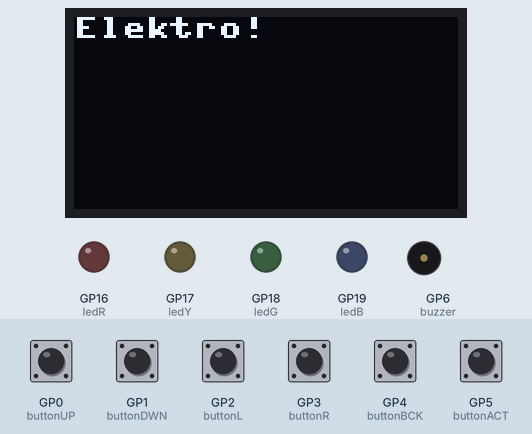
This program was run on a simulated Raspberry Pi Pico running MicroPython. Parts: 128×64 one-colour display, output pins drawn as LEDs (lit = HIGH), buzzer (waves = sounding, pin HIGH). The test bench sets the inputs (shaded band); at power-on: GP0 (buttonUP), GP1 (buttonDWN), GP2 (buttonL), GP3 (buttonR), GP4 (buttonBCK), GP5 (buttonACT) LOW. Pins used as bus, display or sensor lines are not drawn.

Above: at 1.2 s.
1.3 s: GP4 (buttonBCK) pulled HIGH for 1 s
3.8 s: GP0 (buttonUP) pulled HIGH for 0.15 s
At 3.9 s:
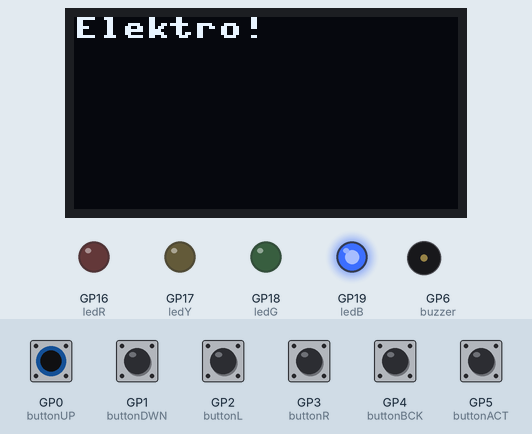
5.5 s: GP1 (buttonDWN) pulled HIGH for 0.15 s
At 5.6 s:
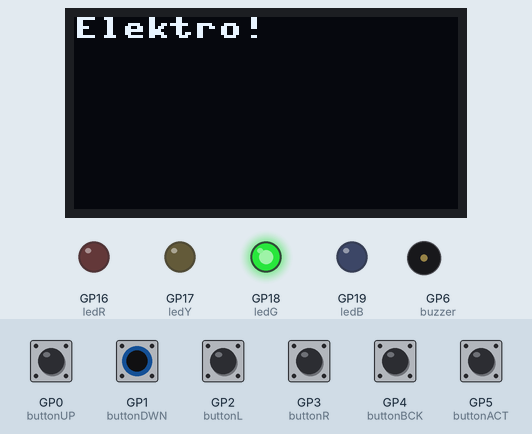
7.2 s: GP2 (buttonL) pulled HIGH for 0.15 s
At 7.3 s:
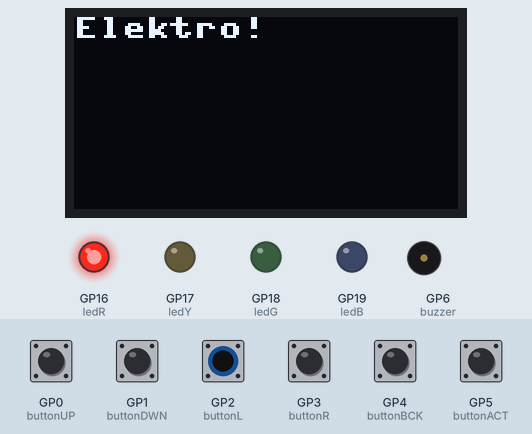
8.9 s: GP3 (buttonR) pulled HIGH for 0.15 s
At 9.0 s:
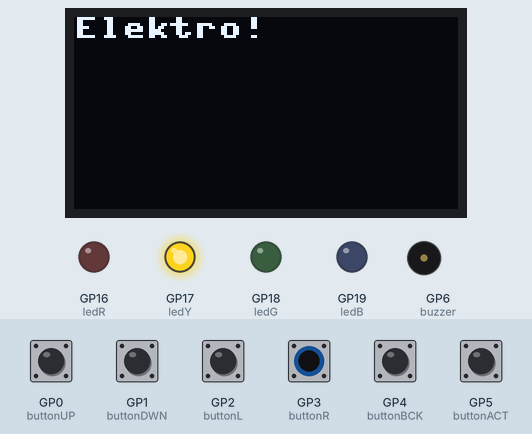
Timing chart, 0 to 11.6 s (numbered marks = the images above; inputs shaded):
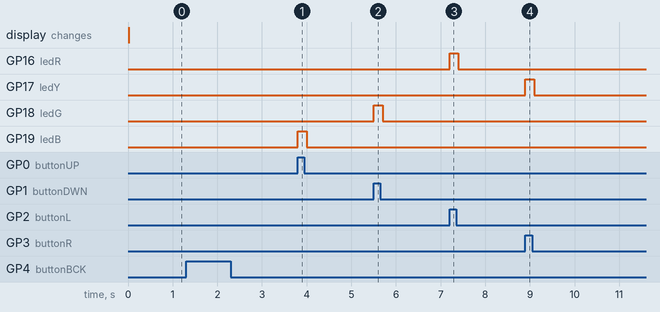

The program:

gameboard-testingskript.py
```python
import machine
import utime
from machine import Pin, SoftSPI
import ssd1306

from machine import SPI
spi = SPI(1, sck=Pin(10), mosi=Pin(11))

ledB = machine.Pin(19 , machine.Pin.OUT)
ledG = machine.Pin(18 , machine.Pin.OUT)
ledY = machine.Pin(17 , machine.Pin.OUT)
ledR = machine.Pin(16 , machine.Pin.OUT)
buzzer = machine.Pin(6, machine.Pin.OUT)
buttonUP = machine.Pin(0, machine.Pin.IN, machine.Pin.PULL_DOWN)
buttonDWN = machine.Pin(1, machine.Pin.IN, machine.Pin.PULL_DOWN)
buttonL = machine.Pin(2, machine.Pin.IN, machine.Pin.PULL_DOWN)
buttonR = machine.Pin(3, machine.Pin.IN, machine.Pin.PULL_DOWN)
buttonBCK = machine.Pin(4, machine.Pin.IN, machine.Pin.PULL_DOWN)
buttonACT = machine.Pin(5, machine.Pin.IN, machine.Pin.PULL_DOWN)


dc = Pin(8)   # data/command
rst = Pin(7)  # reset
cs = Pin(9)  # chip select, some modules do not have a pin for this
display = ssd1306.SSD1306_SPI(128, 64, spi, dc, rst, cs)

display.text('Elektro!', 0, 0, 1)
display.show()

while True:
    if buttonUP.value() == 1:

         ledB.value(1)
         utime.sleep(0.1)
         ledB.value(0)

    if buttonDWN.value() == 1:

         ledG.value(1)
         utime.sleep(0.1)
         ledG.value(0)

    if buttonL.value() == 1:

         ledR.value(1)
         utime.sleep(0.1)
         ledR.value(0)

    if buttonR.value() == 1:

         ledY.value(1)
         utime.sleep(0.1)
         ledY.value(0)

    if buttonBCK.value() == 1:

         buzzer.value(1)
         utime.sleep(0.001)
         buzzer.value(0)
         utime.sleep(0.001)


    if buttonACT.value() == 1:

         buzzer.value(1)
         utime.sleep(0.003)
         buzzer.value(0)
         utime.sleep(0.003)
```

Measured:
- after the input at 3.8 s, GP19 (ledB): LOW → HIGH at once, → LOW 0.20 s later
- after the input at 5.5 s, GP18 (ledG): LOW → HIGH at once, → LOW 0.20 s later
- after the input at 7.2 s, GP16 (ledR): LOW → HIGH at once, → LOW 0.20 s later
- after the input at 8.9 s, GP17 (ledY): LOW → HIGH at once, → LOW 0.20 s later
